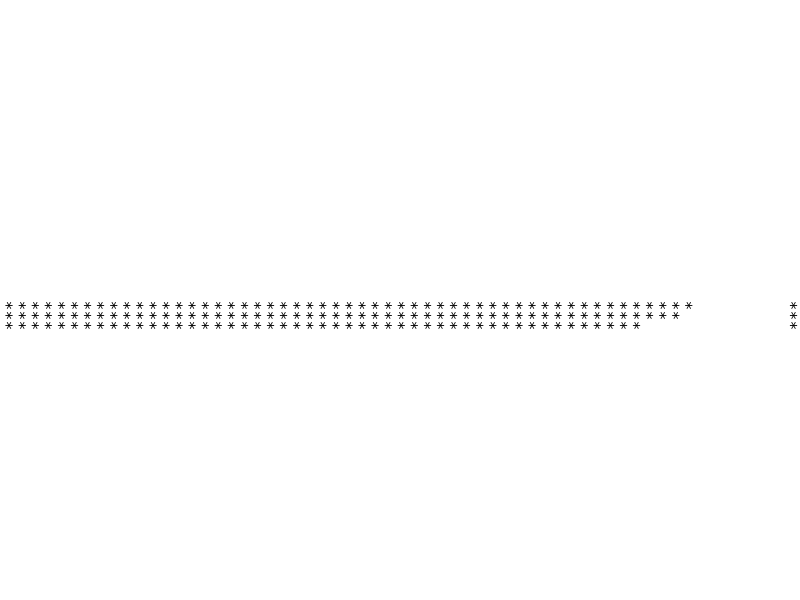
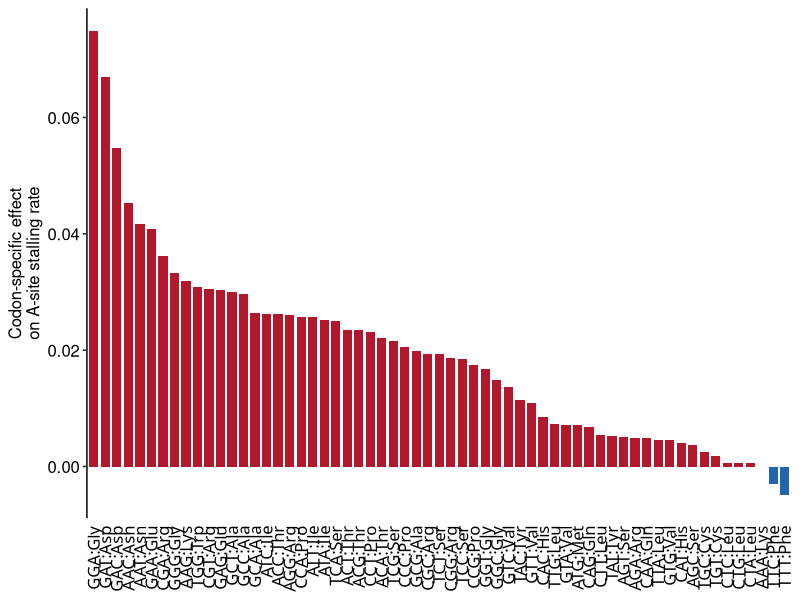
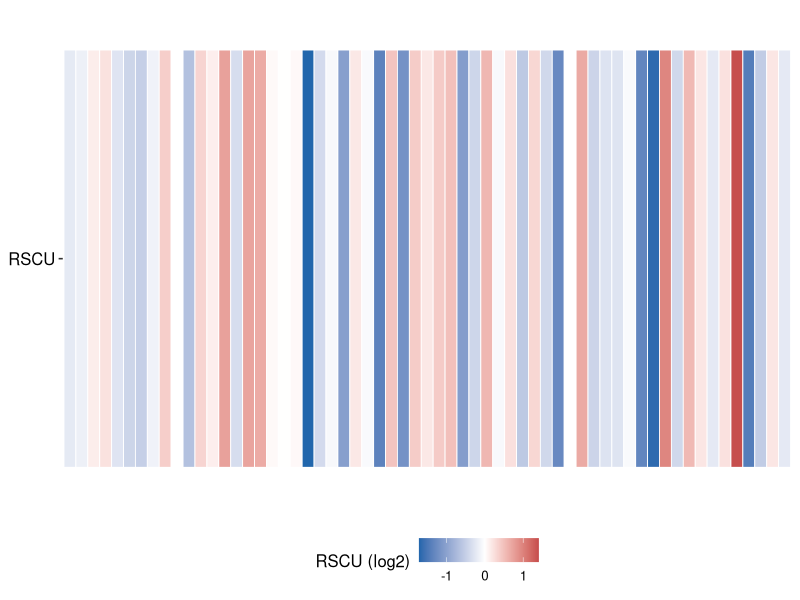

These charts were generated, in order, by the following R code: (Note: this script raises an error after producing the figures.)
library(data.table)
library(tidyverse)
library(ggpubr)

Codon_stats_extended=fread('Fig5/Results/Codon_stats_extended.csv')
condition_int_trans = c('Ctrl'=0,'XS1'=1,'XS2'=2,'XS4'=3)
Codon_stats_extended$condition_int = condition_int_trans[Codon_stats_extended$condition]

get_sig = function(p){
  if(is.na(p)) return('')
  if(p<0.001) return('∗∗∗')
  if(p<0.01) return('∗∗')
  if(p<0.05) return('∗')
  return('')
}
get_sig = Vectorize(get_sig)

summary(lm(A_site_stalling_rate ~ condition_int + Codon, data = Codon_stats_extended)) -> ab
data.frame(ab$coefficients[order(ab$coefficients[,4]),]) -> ab
ab$q <- p.adjust(ab[,4])
codon_eff = ab %>% rownames_to_column('term') %>% filter(grepl('Codon',term)) %>% mutate(Codon = gsub('Codon','',term))
codon_eff$sig = get_sig(codon_eff$q)
codon_eff = codon_eff %>% add_row(term = 'CodonAAA', Estimate = 0, Pr...t.. = 1, q = 1, Codon='AAA', sig = '')
df_deltaASR = Codon_stats_extended %>% filter(condition%in%c('Ctrl','XS4')) %>%
  pivot_wider(id_cols = c(Codon, AA3), names_from = condition, values_from = c(A_site_stalling_rate, tRNA_charging_rate))
df_deltaASR = df_deltaASR %>% left_join(Codon_stats_extended%>%filter(condition=='Ctrl')%>%dplyr::select(Codon, RSCU), by = 'Codon')
df_deltaASR = df_deltaASR %>% left_join(codon_eff%>%dplyr::select(Codon, Estimate, q, sig), by = 'Codon') 
df_deltaASR = df_deltaASR %>% arrange(-Estimate) %>% mutate(name = paste0(Codon,':',AA3), name = factor(name, levels=rev(name)))
df_deltaASR = df_deltaASR %>% arrange(-Estimate) %>% mutate(name = factor(name, levels=name))
ptA1 = ggplot(df_deltaASR, aes(y=Estimate, x = name)) + geom_col(aes(fill = Estimate > 0), width = 0.8) + theme_pubr() +
  theme(axis.text.x = element_text(family = 'Roboto Mono', angle = 90, hjust = 1, vjust = 0.5), axis.ticks.x = element_blank(), axis.line.x = element_blank())+
  scale_fill_manual(values =  c("TRUE" = "#b2182b","FALSE"  = "#2166ac")) +
  labs(y='Codon-specific effect\non A-site stalling rate', x = NULL) + guides(fill='none')
ptA_sig <- ggplot(df_deltaASR, aes(x = name)) + 
  geom_text(aes(y = 0, label = sig), family = "DejaVu Sans Mono", color = "black", size = 4, angle = 90, hjust = 1, vjust = 0.5) +
  theme_void() +
  coord_cartesian(clip = "off")
ptA2 = ggplot(df_deltaASR, aes(y='RSCU', x = name, fill = log2(RSCU))) + geom_tile(color = "white", linewidth = 0.3) + 
  scale_fill_gradient2(
    low = "#2166ac",     
    mid = "white",    
    high = "#b2182b",  
    midpoint = 0,   
    name = "RSCU (log2)" 
  ) + theme_pubr(legend = 'bottom') + labs(x=NULL, y=NULL) + theme(axis.text.x = element_blank(), axis.line.x = element_blank(),, axis.line.y = element_blank(), axis.ticks.x = element_blank())

Fig4F = (ptA1/ptA_sig/ptA2) + plot_layout(heights = c(5,2,1))


lc_line = function(slope_val, intercept_val, xmin, xmax) geom_segment(
  data = tibble(xmin=xmin, xmax=xmax),
  aes(
    x = xmin, 
    xend = xmax, 
    y = slope_val * xmin + intercept_val,
    yend = slope_val * xmax + intercept_val
  ),
  colour = "red",
  linewidth = 1,
  inherit.aes = FALSE
)

lm_coeff_CR_m1A58 = broom::tidy(lm(tRNA_charging_rate ~ condition_int + m1A58_level, data = Codon_stats_extended))
head(lm_coeff_CR_m1A58)
Fig4E = ggplot(Codon_stats_extended, aes(y=tRNA_charging_rate, x = m1A58_level)) + geom_point(aes(colour = condition)) +
  theme_pubr(legend = 'right') + labs(y='tRNA charging rate', x='m1A58 level') +
  lc_line(lm_coeff_CR_m1A58%>%filter(term=='m1A58_level')%>%pull(estimate),
          lm_coeff_CR_m1A58%>%filter(term=='(Intercept)')%>%pull(estimate), 0, 0.5) +
  scale_color_manual(values =  c(
  "Ctrl" = "#575959",
  "XS1"  = "#E08251",
  "XS2"  = "#9D71A6",
  "XS4"  = "#4088B4"),
  labels = c('Ctrl'='Ctrl','XS1'='S1','XS2'='S2','XS4'='S4')) + coord_cartesian(ylim = c(0.4,1))


ASR_lm_coeff = broom::tidy(lm(A_site_stalling_rate~condition_int+tRNA_charging_rate*m1A58_level + RSCU, data = Codon_stats_extended))
ASR_lm_coeff %>% filter(term%in%c('tRNA_charging_rate','m1A58_level','tRNA_charging_rate:m1A58_level'))
Fig4G = ggplot(Codon_stats_extended, aes(x=tRNA_charging_rate, y = A_site_stalling_rate)) + geom_point(aes(colour = condition)) +
  theme_pubr(legend = 'right') + labs(x='tRNA charging rate', y='A-site stalling rate') +
  lc_line(ASR_lm_coeff%>%filter(term=='tRNA_charging_rate')%>%pull(estimate), 
          ASR_lm_coeff%>%filter(term=='(Intercept)')%>%pull(estimate), 0.4, 0.9) +
  scale_color_manual(values =  c(
    "Ctrl" = "#575959",
    "XS1"  = "#E08251",
    "XS2"  = "#9D71A6",
    "XS4"  = "#4088B4"),
    labels = c('Ctrl'='Ctrl','XS1'='S1','XS2'='S2','XS4'='S4')) + coord_cartesian(xlim = c(0.4,0.9), ylim = c(0,0.1))

Fig4H = ggplot(Codon_stats_extended, aes(x=m1A58_level, y = A_site_stalling_rate)) + geom_point(aes(colour = condition)) +
  theme_pubr(legend = 'right') + labs(x='m1A58 level', y='A-site stalling rate') +
  lc_line(ASR_lm_coeff%>%filter(term=='m1A58_level')%>%pull(estimate),
          ASR_lm_coeff%>%filter(term=='(Intercept)')%>%pull(estimate), 0.1, 0.25) +
  scale_color_manual(values =  c(
    "Ctrl" = "#575959",
    "XS1"  = "#E08251",
    "XS2"  = "#9D71A6",
    "XS4"  = "#4088B4"),
    labels = c('Ctrl'='Ctrl','XS1'='S1','XS2'='S2','XS4'='S4')) + coord_cartesian(ylim = c(0,0.1))


m1A58_3value = Codon_stats_extended %>% mutate(m1A58_group = ceiling(3*rank(m1A58_level)/n())) %>% group_by(m1A58_group) %>% summarise(m1A58_level = mean(m1A58_level)) %>% pull(m1A58_level)
charging_3value = Codon_stats_extended %>% mutate(charging_group = ceiling(3*rank(tRNA_charging_rate)/n())) %>% group_by(charging_group) %>% summarise(tRNA_charging_rate = mean(tRNA_charging_rate)) %>% pull(tRNA_charging_rate)
coeff_dict = setNames(ASR_lm_coeff$estimate, ASR_lm_coeff$term)
condition_int_mean = mean(Codon_stats_extended$condition_int)
RSCU_mean = mean(Codon_stats_extended$RSCU)
m = matrix(0, ncol = 3, nrow = 3)
colnames(m) = c('low\nm1A58 level','medium\nm1A58 level','high\nm1A58 level')
rownames(m) = c('low\ncharging rate','medium\ncharging rate','high\ncharging rate')
for(a in 1:3){
  for(b in 1:3) m[a,b] = coeff_dict['(Intercept)']+coeff_dict['tRNA_charging_rate']*charging_3value[a]+coeff_dict['m1A58_level']*m1A58_3value[b] + coeff_dict['tRNA_charging_rate:m1A58_level']*charging_3value[a]*m1A58_3value[b] + coeff_dict['condition_int']*condition_int_mean + coeff_dict['RSCU']*RSCU_mean
}
m = m[c(3,2,1),]
Fig4I = Heatmap(m, cluster_rows = F, cluster_columns = F, row_names_side = 'left', column_names_rot = 0, column_names_centered = T,row_names_centered = T, heatmap_legend_param = list(title = 'Predicted stalling rate',direction = "horizontal",title_position = "topleft"), col = colorRampPalette(c("#2166ac", "white", "#b2182b"))(50))

ASR_lm_coeff_AA = broom::tidy(lm(A_site_stalling_rate~condition_int+tRNA_charging_rate*m1A58_level + RSCU + AA, data = Codon_stats_extended))
ASR_lm_coeff_AA %>% filter(term%in%c('RSCU'))
Fig4J = ggplot(Codon_stats_extended, aes(x=RSCU, y = A_site_stalling_rate)) + geom_point(aes(colour = condition)) +
  theme_pubr(legend = 'right') + labs(x='RSCU', y='A-site stalling rate') + 
  lc_line(ASR_lm_coeff_AA%>%filter(term=='RSCU')%>%pull(estimate), 
          ASR_lm_coeff_AA%>%filter(term=='(Intercept)')%>%pull(estimate), 0, 3) +
  scale_color_manual(values =  c(
    "Ctrl" = "#575959",
    "XS1"  = "#E08251",
    "XS2"  = "#9D71A6",
    "XS4"  = "#4088B4"),
    labels = c('Ctrl'='Ctrl','XS1'='S1','XS2'='S2','XS4'='S4')) + coord_cartesian(xlim = c(0,3), ylim = c(0,0.1))

isodecoder_table = fread('Fig5/Results/isodecoder_chargingRate_m1A58.csv')
isoacceptor_table = fread('Fig5/Results/isoacceptor_chargingRate_m1A58.csv')
lc_CR_m1A_isod = broom::tidy(lm(charging_rate ~ m1A58_level + condition_int, isodecoder_table))
head(lc_CR_m1A_isod)
lc_CR_m1A_isoa = broom::tidy(lm(charging_rate ~ m1A58_level + condition_int, isoacceptor_table))
head(lc_CR_m1A_isoa)

FigS21D = ggplot(isodecoder_table, aes(y=charging_rate, x = m1A58_level)) + geom_point(aes(colour = condition)) +
  theme_pubr(legend = 'right') + labs(y='tRNA charging rate', x='m1A58 level') +
  lc_line(lc_CR_m1A_isod%>%filter(term=='m1A58_level')%>%pull(estimate),
          lc_CR_m1A_isod%>%filter(term=='(Intercept)')%>%pull(estimate), 0, 0.6) +
  scale_color_manual(values =  c(
  "Ctrl" = "#575959",
  "XS1"  = "#E08251",
  "XS2"  = "#9D71A6",
  "XS4"  = "#4088B4"),
  labels = c('Ctrl'='Ctrl','XS1'='S1','XS2'='S2','XS4'='S4')) + coord_cartesian(ylim = c(0,1))

FigS21E = ggplot(isoacceptor_table, aes(y=charging_rate, x = m1A58_level)) + geom_point(aes(colour = condition)) +
  theme_pubr(legend = 'right') + labs(y='tRNA charging rate', x='m1A58 level') +
  lc_line(lc_CR_m1A_isoa%>%filter(term=='m1A58_level')%>%pull(estimate),
          lc_CR_m1A_isoa%>%filter(term=='(Intercept)')%>%pull(estimate), 0, 0.6) +
  scale_color_manual(values =  c(
  "Ctrl" = "#575959",
  "XS1"  = "#E08251",
  "XS2"  = "#9D71A6",
  "XS4"  = "#4088B4"),
  labels = c('Ctrl'='Ctrl','XS1'='S1','XS2'='S2','XS4'='S4')) + coord_cartesian(ylim = c(0.3,1))

lc_CR_ASTN = broom::tidy(lm(tRNA_charging_rate~log2(A_site_total_num) + condition_int, Codon_stats_extended))
lc_m1A_ASTN = broom::tidy(lm(m1A58_level~log2(A_site_total_num) + condition_int, Codon_stats_extended))

head(lc_m1A_ASTN)
FigS21F=ggplot(Codon_stats_extended, aes(y=m1A58_level, x = log2(A_site_total_num))) + geom_point(aes(colour = condition)) +
  theme_pubr(legend = 'right') + labs(y='m1A58 level', x='Codon number in genome (log2)') +
  lc_line(lc_m1A_ASTN%>%filter(term=='log2(A_site_total_num)')%>%pull(estimate),
          lc_m1A_ASTN%>%filter(term=='(Intercept)')%>%pull(estimate), 14.6, 18) +
  scale_color_manual(values =  c(
  "Ctrl" = "#575959",
  "XS1"  = "#E08251",
  "XS2"  = "#9D71A6",
  "XS4"  = "#4088B4"),
  labels = c('Ctrl'='Ctrl','XS1'='S1','XS2'='S2','XS4'='S4'))

head(lc_CR_ASTN)
FigS21G=ggplot(Codon_stats_extended, aes(y=tRNA_charging_rate, x = log2(A_site_total_num))) + geom_point(aes(colour = condition)) +
  theme_pubr(legend = 'right') + labs(y='tRNA charging rate', x='Codon number in genome (log2)') +
  lc_line(lc_CR_ASTN%>%filter(term=='log2(A_site_total_num)')%>%pull(estimate),
          lc_CR_ASTN%>%filter(term=='(Intercept)')%>%pull(estimate), 14.6, 18) +
  scale_color_manual(values =  c(
    "Ctrl" = "#575959",
    "XS1"  = "#E08251",
    "XS2"  = "#9D71A6",
    "XS4"  = "#4088B4"),
    labels = c('Ctrl'='Ctrl','XS1'='S1','XS2'='S2','XS4'='S4')) + coord_cartesian(ylim = c(0.3,1))

Fig4E
Fig4F
Fig4G
Fig4H
draw(Fig4I,heatmap_legend_side = "top")
Fig4J

FigS21D
FigS21E
FigS21F
FigS21G
